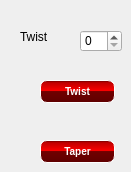
    <widget class="QWidget" name="Deform">
     <attribute name="title">
      <string>Deform</string>
     </attribute>
     <attribute name="toolTip">
      <string>Deform</string>
     </attribute>
     <widget class="QPushButton" name="pushButton_20">
      <property name="geometry">
       <rect>
        <x>40</x>
        <y>80</y>
        <width>75</width>
        <height>23</height>
       </rect>
      </property>
      <property name="styleSheet">
       <string notr="true">color: white;
background-color: QLinearGradient( x1: 0, y1: 0, x2: 0, y2: 1, stop: 0 #600000, stop: 0.1 #c00000, stop: 0.49 #ff0000, stop: 0.5 #700000, stop: 1 #600000);
border-width: 1px;
border-color: #fff;
border-style: solid;
border-radius: 7;
padding: 3px;
font-size: 10px;
font-weight:bold;
padding-left: 5px;
padding-right: 5px;</string>
      </property>
      <property name="text">
       <string>Twist</string>
      </property>
     </widget>
     <widget class="QPushButton" name="pushButton_21">
      <property name="geometry">
       <rect>
        <x>40</x>
        <y>140</y>
        <width>75</width>
        <height>23</height>
       </rect>
      </property>
      <property name="styleSheet">
       <string notr="true">color: white;
background-color: QLinearGradient( x1: 0, y1: 0, x2: 0, y2: 1, stop: 0 #600000, stop: 0.1 #c00000, stop: 0.49 #ff0000, stop: 0.5 #700000, stop: 1 #600000);
border-width: 1px;
border-color: #fff;
border-style: solid;
border-radius: 7;
padding: 3px;
font-size: 10px;
font-weight:bold;
padding-left: 5px;
padding-right: 5px;</string>
      </property>
      <property name="text">
       <string>Taper</string>
      </property>
     </widget>
     <widget class="QSpinBox" name="spinBox_4">
      <property name="geometry">
       <rect>
        <x>80</x>
        <y>30</y>
        <width>42</width>
        <height>22</height>
       </rect>
      </property>
     </widget>
     <widget class="QLabel" name="label_6">
      <property name="geometry">
       <rect>
        <x>20</x>
        <y>30</y>
        <width>46</width>
        <height>13</height>
       </rect>
      </property>
      <property name="text">
       <string>Twist</string>
      </property>
     </widget>
    </widget>
